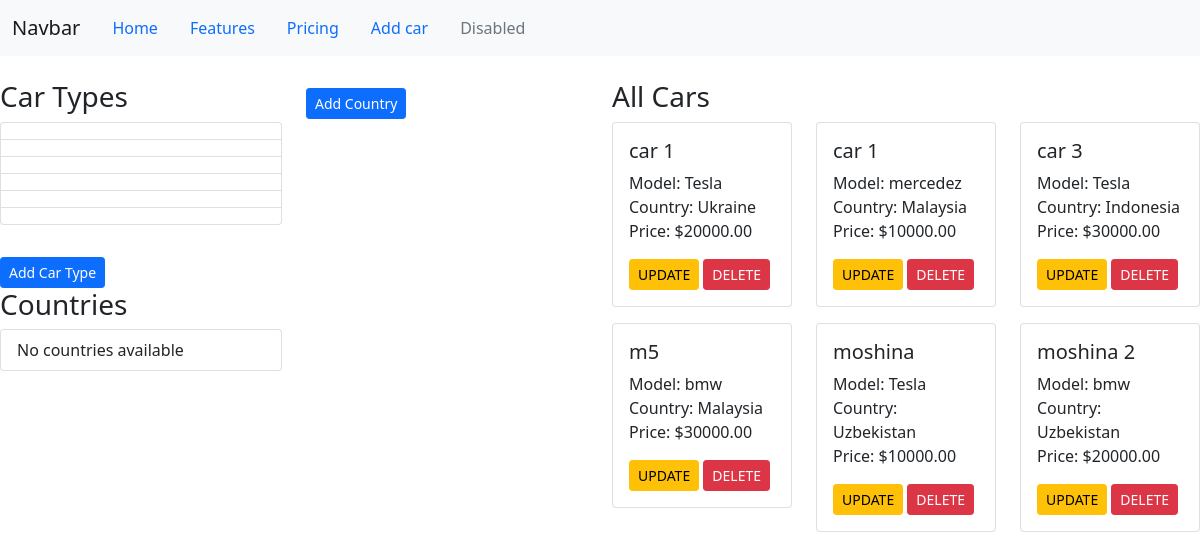
Before: / with the older database file.
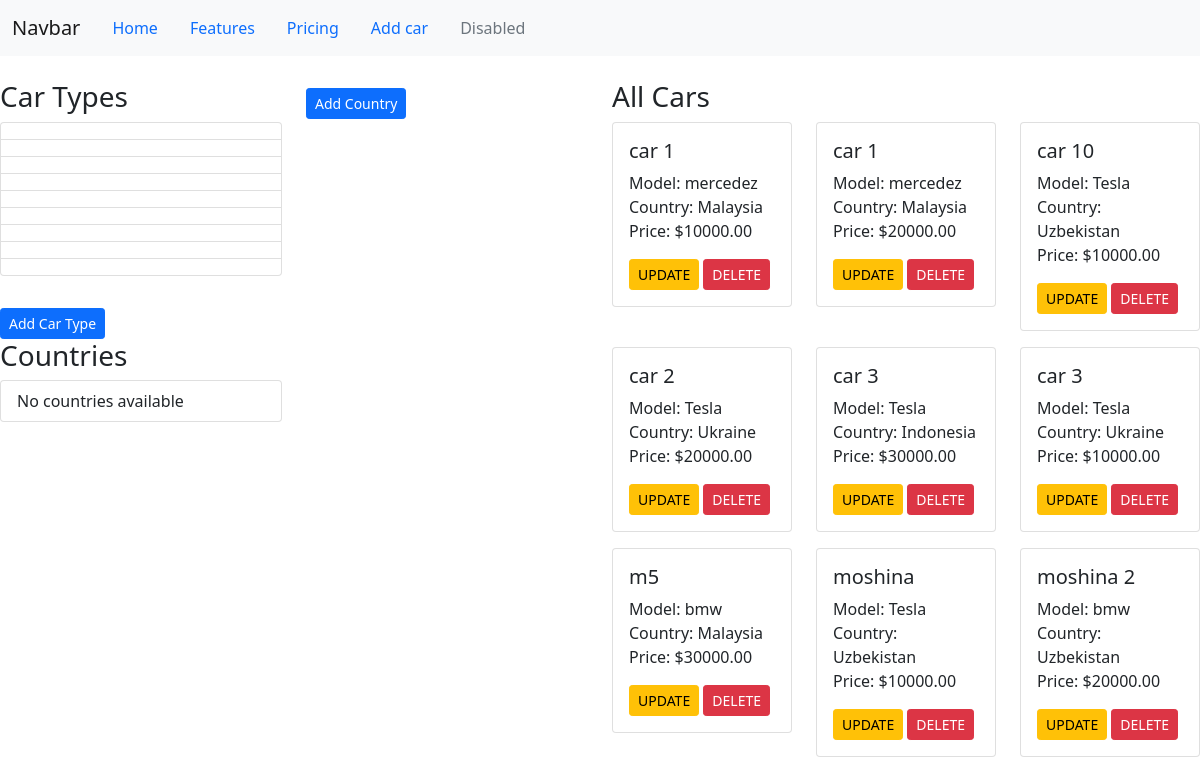
After: the same page with the newer database file.
### fourthapp/models.py (models this page shows, shortened)
class Car(models.Model):
    title = models.CharField(max_length=100)
    model = models.ForeignKey(Cartype, on_delete=models.CASCADE, related_name="models")
    country = models.ForeignKey(Country, on_delete=models.CASCADE, related_name="countries")
    colour = models.CharField(max_length=100)
    price = models.DecimalField(max_digits=10, decimal_places=2)
    photo = models.ImageField(upload_to='photos/%Y/%m/%d', blank=True, null=True)
    class Meta:
        verbose_name = "CAR"
        verbose_name_plural = "CARS"
        ordering = ['title']

class Cartype(models.Model):
    title = models.CharField(max_length=100)
    created_at = models.DateTimeField(auto_now_add=True)
    updated_at = models.DateTimeField(auto_now=True)
    def __str__(self):
        return self.title
    class Meta:
        verbose_name = "CARtype"
        verbose_name_plural = "CARtypes"
        ordering = ['title']

class Country(models.Model):
    title = models.CharField(max_length=100)
    def __str__(self):
        return self.title
    class Meta:
        verbose_name = "COUNTRY"
        verbose_name_plural = "COUNTRIES"
        ordering = ['title']

### fourthapp/views.py (the view)
# urls.py: path('', CarByType.as_view(), name = 'index'),
class CarByType(ListView):
    model = Cartype
    template_name = 'index.html'
    context_object_name = 'cars'
    allow_empty = True
    def get_context_data(self, *, object_list=None, **kwargs):
        context = super().get_context_data(**kwargs)
        context['cartype'] = Cartype.objects.all()
        return context
    def get_queryset(self):
        pk = self.kwargs.get('pk')
        if pk:
            return Car.objects.filter(category_type_id=pk)
        return Car.objects.all()

### fourthapp/templates/index.html (shortened to what this page needs)
<!DOCTYPE html>
<html lang="en">
<head>
</head>
<body>
<nav class="navbar navbar-expand-lg navbar-light bg-light">
  <div class="container-fluid">
    <a class="navbar-brand" href="#">Navbar</a>
    <div class="collapse navbar-collapse" id="navbarNav">
          <a class="nav-link active" aria-current="page" href="#">Home</a>
          <a class="nav-link" href="#">Features</a>
          <a class="nav-link" href="#">Pricing</a>
          <a class="nav-link" href="{% url 'add_car' %}" tabindex="-1" aria-disabled="true">Add car</a>
          <a class="nav-link disabled" href="#" tabindex="-1" aria-disabled="true">Disabled</a>
    </div>
  </div>
</nav>
<div class="row">
  <div class="container mt-4">
  <div class="row">
    <div class="col-3">
      <h3>Car Types</h3>
      <ul class="list-group mb-4">
        {% for item in cars %}
          <li class="list-group-item">{{ item.cartype_title }}</li>
        {% empty %}
          <li class="list-group-item">No car types available</li>
        {% endfor %}
      </ul>
      <form method="post" action="{% url 'add_car_model' %}">
        <button type="submit" name="add_car" class="btn btn-primary btn-sm mt-2">Add Car Type</button>
      </form>
      <h3>Countries</h3>
      <ul class="list-group mb-4">
        {% for country in country %}
          <li class="list-group-item">{{ country.title }}</li>
        {% empty %}
          <li class="list-group-item">No countries available</li>
        {% endfor %}
      </ul>
    </div>
    <div class="col-3"><ul class="list-group">
      <form method="post" action="{% url 'add_country' %}" >
        <button type="submit" name="add_country" class="btn btn-primary btn-sm mt-2">Add Country</button>
      </form>
</ul>
    </div>
    <div class="col-6">
  <h3>All Cars</h3>
  <div class="row">
    {% for car in cars %}
      <div class="col-4 mb-3">
        <div class="card">
          <div class="card-body">
            <h5 class="card-title">{{ car.title }}</h5>
            <p class="card-text">
              Model: {{ car.model }} <br>
              Country: {{ car.country }} <br>
              Price: ${{ car.price }}
            </p>
                <a href="{% url 'update_car' car.id %}" class="btn btn-warning btn-sm">UPDATE</a>
                <a href="{% url 'del_car' car.id %}" class="btn btn-danger btn-sm">DELETE</a>
          </div>
        </div>
      </div>
    {% empty %}
      <p>No cars added yet.</p>
    {% endfor %}
  </div>
</div>
<link href="https://cdn.jsdelivr.net/npm/bootstrap@5.0.2/dist/css/bootstrap.min.css" rel="stylesheet">
</body>
</html>

Changed rows visible on the page:
shown differently, row unchanged: Car (number 1 of 9 on the later page): moves up the list
added Car: title "car 1", model "mercedez", country "Malaysia", price "20000.00"
added Car: title "car 10", model "Tesla", country "Uzbekistan", price "10000.00"
changed Car: title "car 1" → "car 2"
added Car: title "car 3", model "Tesla", country "Ukraine", price "10000.00"
